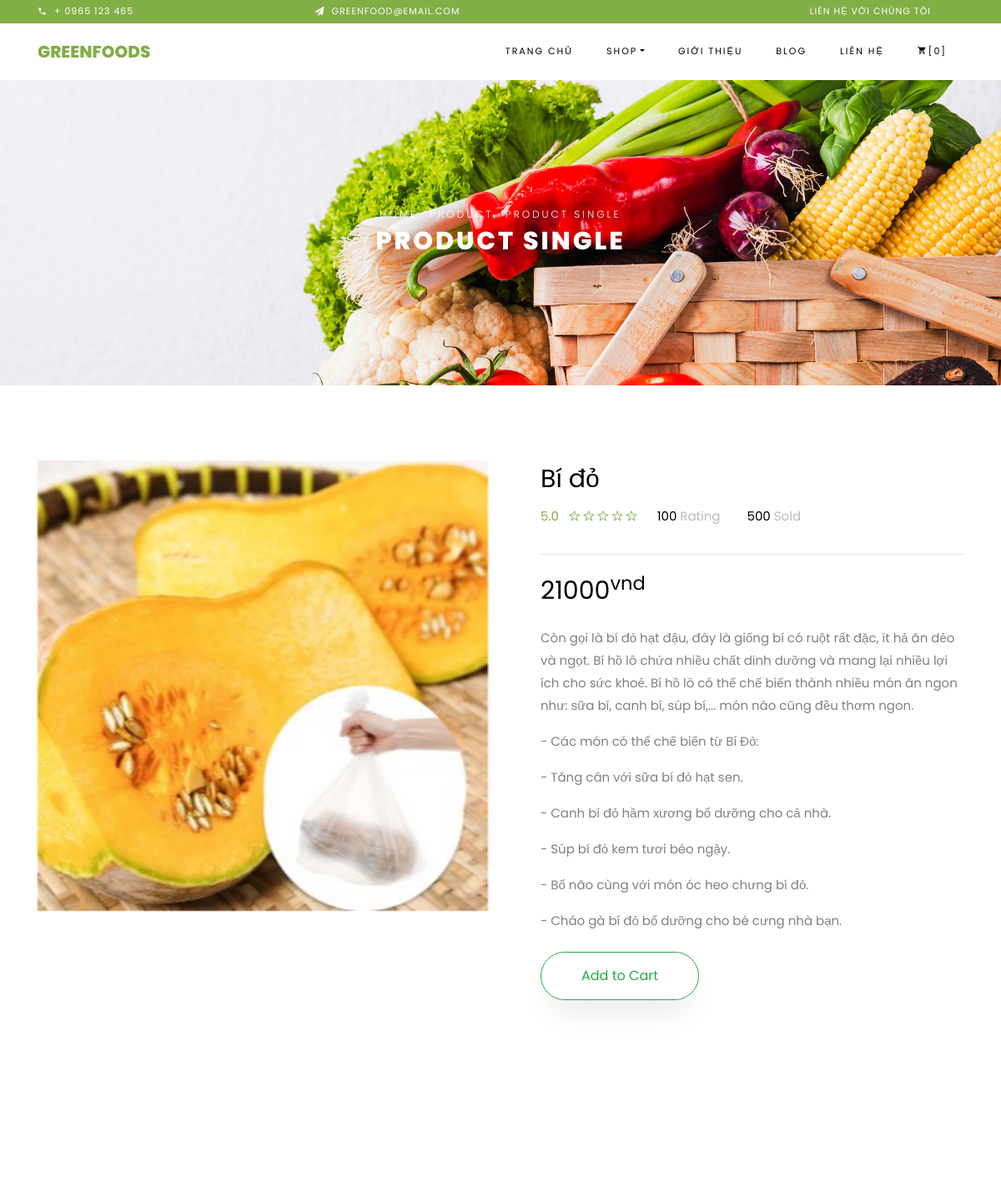
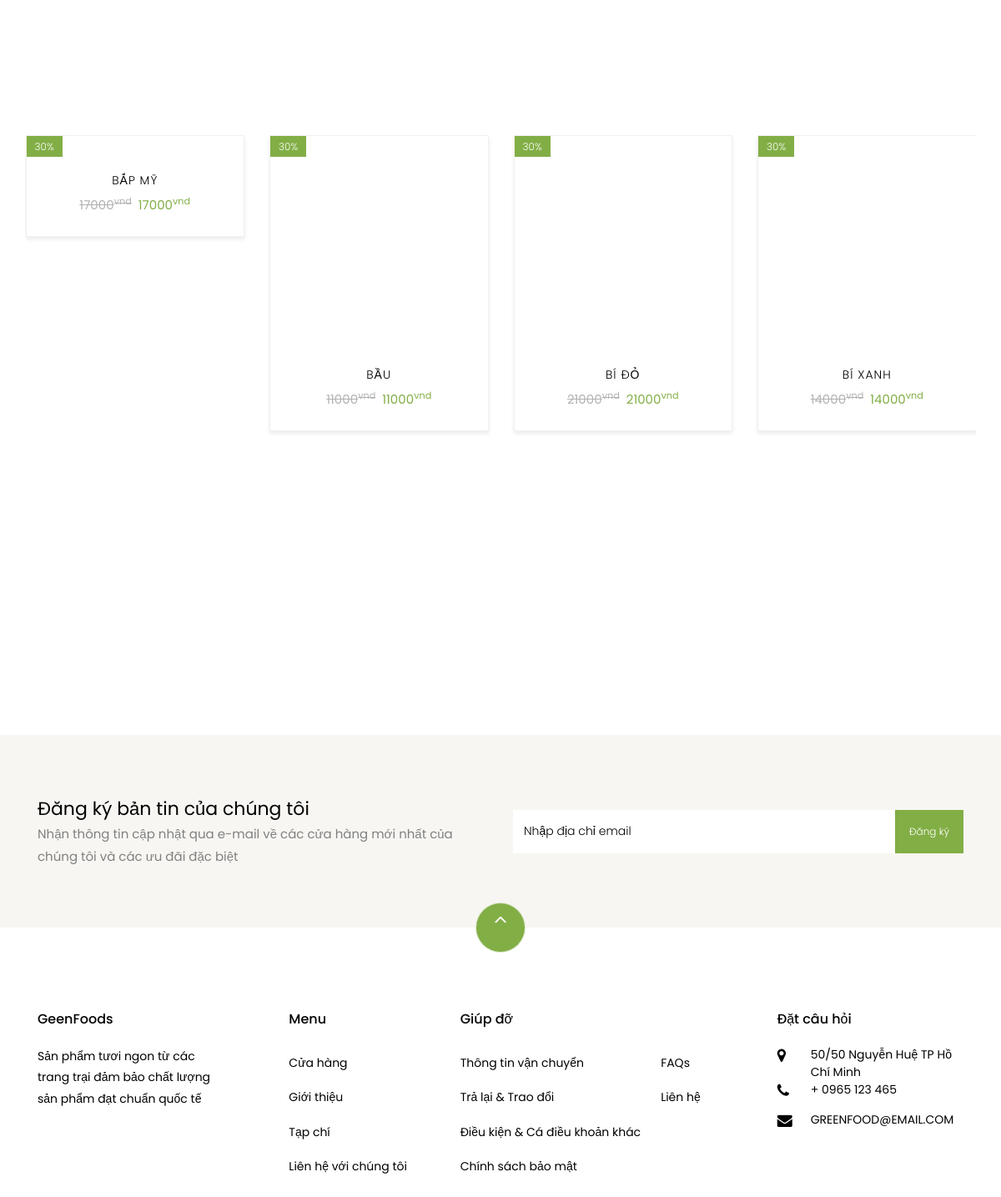
/product/detail/5, run on the app's committed database (2 pictures, top to bottom).
### tables this page shows
CREATE TABLE `food` (
  `id` int(11) NOT NULL,
  `foodName` text NOT NULL,
  `categoryId` int(11) NOT NULL,
  `price` double NOT NULL,
  `foodDescription` text NOT NULL,
  `foodImage` text NOT NULL,
  `createDate` timestamp NOT NULL DEFAULT current_timestamp(),
  `updateDate` timestamp NOT NULL DEFAULT current_timestamp()
);

### mvc/core/Controller.php (called while the page is built, shortened)
<?php
class Controller
{
    public function view($view, $data = [])
    {
        require_once "./mvc/views/" . $view . ".php";
    }
}

### mvc/controllers/Product.php (called while the page is built, shortened)
<?php
class Product extends Controller
{
    function Detail($id)
    {
        $db = new Database();
        $food = new Food($db);
        $f = $food->getFoodById($id);
        $relatedFoods = $food->getFoodListByCategoryId($f['categoryId']);
        $this->view("layoutRoot", [
            "Page" => "detail",
            "Food" => $f,
            "RelatedFoods" => $relatedFoods
        ]);
    }
}

### mvc/core/App.php (called while the page is built, shortened)
<?php
class App
{
    protected $action = "Index";
    function __construct()
    {
        $arr = $this->UrlProcess();
        if (isset($arr[0]) && $arr[0] != "" && file_exists("./mvc/controllers/" . $arr[0] . ".php")) {
            unset($arr[0]);
        }
        $this->controller = new $this->controller;
        if (isset($arr[1])) {
            if (method_exists($this->controller, $arr[1])) {
                $this->action = $arr[1];
            }
            unset($arr[1]);
        }
        $this->params = $arr ? array_values($arr) : [];
        call_user_func_array([$this->controller, $this->action], $this->params);
    }
    function UrlProcess()
    {
        if (isset($_GET["url"])) {
            return explode("/", filter_var(trim($_GET["url"], "/")));
        }
    }
}

### index.php (called while the page is built, shortened)
<?php
$myApp = new App();

### mvc/config/dbhelper.php (called while the page is built, shortened)
<?php
function executeResult($sql, $isSingleRecord = false)
{
	$conn = mysqli_connect(HOST, USERNAME, PASSWORD, DATABASE);
	mysqli_set_charset($conn, 'utf8');
	$resultset = mysqli_query($conn, $sql);
	if ($isSingleRecord) {
		$data = mysqli_fetch_array($resultset, 1);
	} else {
		$data = [];
		while (($row = mysqli_fetch_array($resultset, 1)) != null) {
			$data[] = $row;
		}
	}
	return $data;
}

### mvc/models/Food.php (called while the page is built, shortened)
<?php
require_once "./mvc/config/dbhelper.php";
class Food
{
    public function getFoodById($id)
    {
        $query = "SELECT * FROM food WHERE id = " . $id;
        return executeResult($query, true);
    }
    public function getFoodListByCategoryId($categoryId, $isArrayMultiple = false)
    {
        $query = "SELECT * FROM food WHERE categoryId = " . $categoryId . " ORDER BY categoryId DESC LIMIT 7";
        return executeResult($query);
    }
}

### mvc/views/components/user/related-item.php (the view, shortened to what this page needs)
<?php
echo "<div class='ftco-animate' style='box-shadow: 0 3px 5px 0 rgba(0,0,0,0.08);
transition: box-shadow 0.3s ease-in-out;'>";
echo "<div class='product'>";
echo "<a href='" . $base_url . "product/detail/" . $item['id'] . "' class='img-prod'><img class='img-fluid' accept='image/*' src='" . $base_url . $assets_url . "images/food/" . $item['foodImage'] . "' alt='Colorlib Template'>";
echo "<span class='status'>30%</span>";
echo "</a>";
echo "<div class='text py-3 pb-4 px-3 text-center'>";
echo "<h3><a href='" . $base_url . "product/detail/" . $item['id'] . "'>" . $item['foodName'] . "</a></h3>";
echo "<div class='d-flex'>";
echo "<div class='pricing'>";
echo "<p class='price'><span class='mr-2 price-dc'>" . $item['price'] . "<sup>vnd</sup></span><span class='price-sale'>" . $item['price'] . "<sup>vnd</sup></span></p>";
echo "</div>";
echo "</div>";
echo "</div>";
echo "</div>";
echo "</div>";

### mvc/views/pages/user/detail.php (shortened to what this page needs)
<div class="hero-wrap hero-bread" style="background-image: url('<?php echo $base_url . $assets_url ?>images/bg_1.jpg');">
    <div class="container">
        <div class="row no-gutters slider-text align-items-center justify-content-center">
            <div class="col-md-9 ftco-animate text-center">
                <p class="breadcrumbs"><span class="mr-2"><a href="">Home</a></span> <span class="mr-2"><a href="">Product</a></span> <span>Product Single</span></p>
                <h1 class="mb-0 bread">Product Single</h1>
            </div>
        </div>
    </div>
</div>
<section class="ftco-section">
    <div class="container">
        <div class="row">
            <div class="col-lg-6 mb-5 ftco-animate">
                <a href="" class="image-popup"><img width="100%" height="auto" src="<?php echo $base_url . $assets_url . 'images/food/' . $data['Food']['foodImage'] ?>" class="img-fluid" alt="<?php echo $data['Food']['foodName'] ?>"></a>
            </div>
            <div class="col-lg-6 product-details pl-md-5 ftco-animate">
                <h3><?php echo $data['Food']['foodName'] ?></h3>
                <div class="rating d-flex">
                    <p class="text-left mr-4">
                        <a href="#" class="mr-2">5.0</a>
                        <a href="#"><span class="ion-ios-star-outline"></span></a>
                        <a href="#"><span class="ion-ios-star-outline"></span></a>
                        <a href="#"><span class="ion-ios-star-outline"></span></a>
                        <a href="#"><span class="ion-ios-star-outline"></span></a>
                        <a href="#"><span class="ion-ios-star-outline"></span></a>
                    </p>
                    <p class="text-left mr-4">
                        <a href="#" class="mr-2" style="color: #000;">100 <span style="color: #bbb;">Rating</span></a>
                    </p>
                    <p class="text-left">
                        <a href="#" class="mr-2" style="color: #000;">500 <span style="color: #bbb;">Sold</span></a>
                    </p>
                </div>
                <hr />
                <p class="price"><span><?php echo $data['Food']['price'] ?><sup>vnd</sup></span></p>
                <p><?php echo $data['Food']['foodDescription'] ?></p>
                <?php $object = json_encode($data['Food']);
                echo "<p><a href='javascript:void(0)' onclick='addToCart(" . $object . ")' class='btn btn-outline-success py-3 px-5'>Add to Cart</a></p>"
                ?>
            </div>
        </div>
    </div>
</section>
<?php require_once "./mvc/views/components/user/related-products.php" ?>

### mvc/views/components/user/related-products.php (shortened to what this page needs)
<section class="ftco-section">
    <div class="container">
        <div class="row justify-content-center mb-3 pb-3">
        </div>
    </div>
    <div class="container">
        <div class="row">
            <div class="owl-carousel">
                <?php
                foreach ($_SESSION['RelatedFoods'] as $key => $item) {
                    require "./mvc/views/components/user/related-item.php";
                }
                ?>
            </div>
        </div>
    </div>
</section>

### data on the page
food: foodImage (picture), foodName "Bí đỏ", price "21000", foodDescription "Còn gọi là bí đỏ hạt đậu, đây là giống bí có ruột rất đặc, ít hả ăn dẻo và ngọt. Bí hồ lô chứa nhiều chất dinh dưỡng và mang lại nhiều lợi ích cho sức khoẻ. Bí hồ lô có thể chế biến thành nhiều món ăn ngon như: sữa bí, canh bí, súp bí,... món nào cũng đều thơm ngon. - Các món có thể chế biến từ Bí Đỏ: - Tăng cân với sữa bí đỏ hạt sen. - Canh bí đỏ hầm xương bổ dưỡng cho cả nhà. - Súp bí đỏ kem tươi béo ngậy. - Bổ não cùng với món óc heo chưng bí đỏ. - Cháo gà bí đỏ bổ dưỡng cho bé cưng nhà bạn.", foodName "BÍ ĐỎ"
food: foodName "BẮP MỸ", price "17000"
food: foodName "BẦU", price "11000"
food: foodName "BÍ XANH", price "14000"
